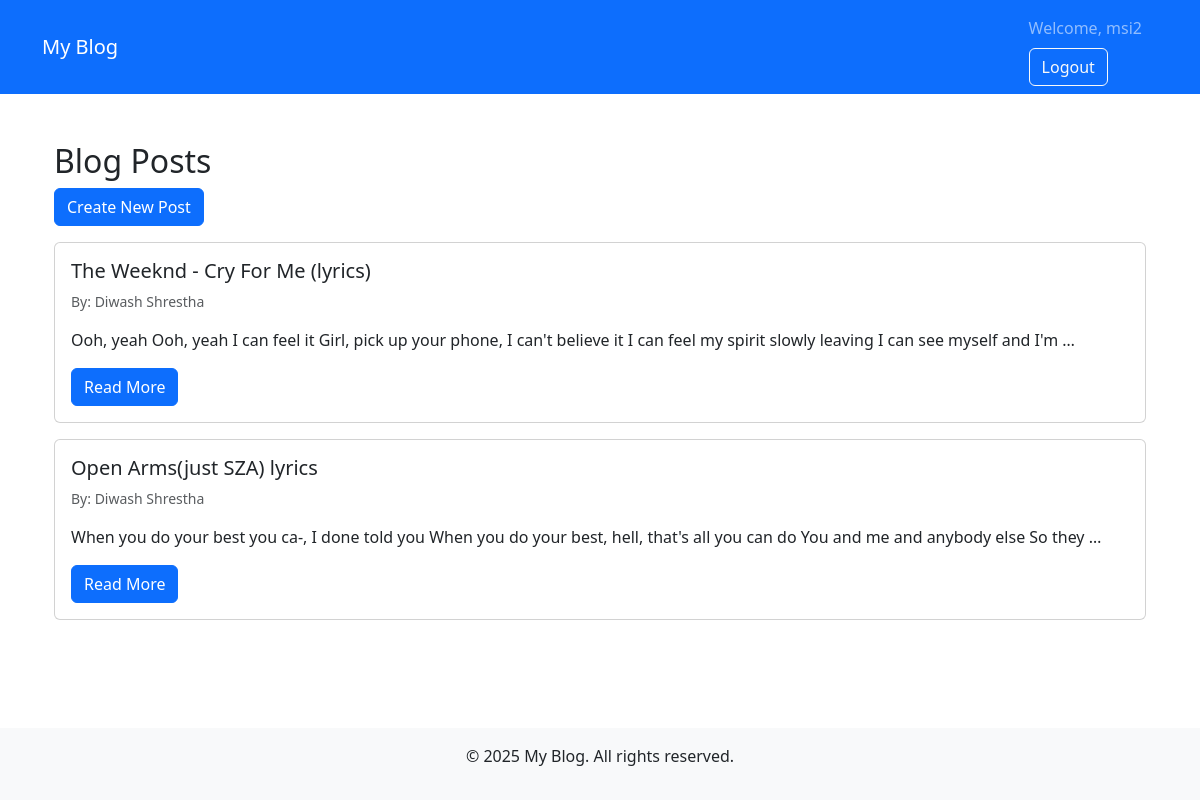
Screenshot of / (signed in) with the database file from the repository.
### blog/models.py (models this page shows, shortened)
class Blog(models.Model):
    title = models.CharField(max_length=200)
    content = models.TextField()
    created_at = models.DateTimeField(auto_now_add=True)
    updated_at = models.DateTimeField(auto_now=True)
    author = models.ForeignKey(Author, on_delete=models.CASCADE)  # Link to Author instead of User

### author/models.py (models this page shows, shortened)
class Author(models.Model):
    user = models.OneToOneField(User, on_delete=models.CASCADE)
    name = models.CharField(max_length=100, blank=True)
    bio = models.TextField(blank=True)
    email = models.EmailField(blank=True, null=True)
    age = models.IntegerField(blank=True, null=True)
    created_at = models.DateTimeField(auto_now_add=True)
    updated_at = models.DateTimeField(auto_now=True)

### blog/views.py (the view)
# urls.py: path('', views.blog_list, name='blog_list'),
def blog_list(request):
    blogs = Blog.objects.all().order_by('-created_at')
    return render(request, 'blog_list.html', {'blogs': blogs})

### templates/blog_list.html (shortened to what this page needs)
{% extends 'base.html' %}
{% block content %}
<div class="container mt-4">
    <h2>Blog Posts</h2>
    <a href="{% url 'blog:blog_create' %}" class="btn btn-primary mb-3">Create New Post</a>
    {% for blog in blogs %}
    <div class="card mb-3">
        <div class="card-body">
            <h5 class="card-title">{{ blog.title }}</h5>
            <p class="text-muted small">By: {{ blog.author.name|default:blog.author.user.username }}</p>
            <p class="card-text">{{ blog.content|truncatewords:30 }}</p>
            <a href="{% url 'blog:blog_detail' blog.id %}" class="btn btn-primary">Read More</a>
        </div>
    </div>
    {% endfor %}
</div>
{% endblock %}

### templates/base.html (shortened to what this page needs)
{% load static %}
<!DOCTYPE html>
<html lang="en">
<head>
    <link rel="stylesheet" href="https://cdn.jsdelivr.net/npm/bootstrap@5.3.0/dist/css/bootstrap.min.css">
</head>
<body>
    <div class="content-wrapper">
        <nav class="navbar navbar-dark bg-primary">
            <div class="container">
                <a class="navbar-brand" href="{% url 'blog:blog_list' %}">My Blog</a>
                <div class="navbar-nav ms-auto">
                    {% if user.is_authenticated %}
                        <span class="navbar-text me-3">Welcome, {{ user.username }}</span>
                        <form method="post" action="{% url 'logout' %}" class="d-inline">
                            <button type="submit" class="btn btn-outline-light">Logout</button>
                        </form>
                    {% else %}
                        <a class="btn btn-outline-light me-2" href="{% url 'signup' %}">Sign Up</a>
                        <a class="btn btn-outline-light" href="{% url 'login' %}">Login</a>
                    {% endif %}
                </div>
            </div>
        </nav>
        <div class="container mt-4">
            {% block content %}
            {% endblock %}
        </div>
        <footer class="bg-light text-center py-3 mt-4">
            <p>&copy; 2025 My Blog. All rights reserved.</p>
        </footer>
    </div>
</body>
</html>

### templates/base.html (style rules this page uses)
html, body { height: 100%; }
.content-wrapper { min-height: 100%; display: flex; flex-direction: column; }
.container { flex: 1; }

### rows the page displays
Blog: title "The Weeknd - Cry For Me (lyrics)", author.name "Diwash Shrestha", content "Ooh, yeah Ooh, yeah I can feel it Girl, pick up your phone, I can't believe it I can feel my spirit slowly leaving I can see myself and I'm …"
Blog: title "Open Arms(just SZA) lyrics", author.name "Diwash Shrestha", content "When you do your best you ca-, I done told you When you do your best, hell, that's all you can do You and me and anybody else So they …"

### other values shown
{{ user.username }} "msi2"
